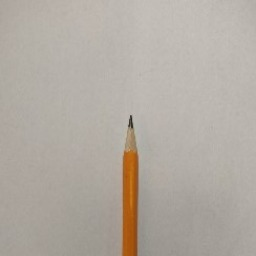
#> input picture files/Lapis/256/good/1.jpg, 256 x 256 px, found by its file name
$ python parameters_tuning.py
#> lines starting #> are read from the running program, lines starting #| are printed output that depends on the picture; pictures that were not available may be replaced by others from this repository, and a replacement may not be noted
### tasks/utils_skimage.py
from skimage import io, color, feature, morphology, exposure, measure, filters
import matplotlib.pyplot as plt
import numpy as np
from skimage.morphology import (erosion, dilation, opening, closing,  # noqa
                                white_tophat)
from skimage.morphology import black_tophat, skeletonize, convex_hull_image  # noqa
from skimage.morphology import disk, diamond, square, ball  # noqa
from skimage.segmentation import chan_vese
from skimage import feature
from skimage import data, img_as_float
from skimage import data
from skimage import transform
from skimage.feature import CENSURE
from skimage.feature import corner_harris, corner_subpix, corner_peaks
from skimage.segmentation import flood, flood_fill
from skimage.segmentation import (morphological_chan_vese,
                                  morphological_geodesic_active_contour,
                                  inverse_gaussian_gradient,
                                  checkerboard_level_set)
from skimage import exposure


# [18 lines left out: function show_images, not called in this run]
    # plt.show()


def erosion_(image):
    footprint = disk(1)  # square etc...
    eroded = erosion(image, footprint)
    return eroded


def dilation_(image):
    footprint = disk(1)  # square etc...
    dilated = dilation(image, footprint)
    return dilated


# [4 lines left out: function opening_, not called in this run]


def closing_(image):
    footprint = disk(1)  # square etc...
    closed = closing(image, footprint)
    return closed


# [66 lines left out: functions black_tophat_, chan_vese_, plot_img_and_hist, equalize, not called in this run]

def corrections(img):

    gamma_corrected = exposure.adjust_gamma(img, 0.4)  # Gamma
    logarithmic_corrected = exposure.adjust_log(img, 1)  # Logarithmic

    return logarithmic_corrected


def canny_(image):
    edges = feature.canny(image, sigma=3)
    return edges


def sobel_edge_detector(image):
    edge_sobel = filters.roberts(image)
    return edge_sobel


# [101 lines left out: functions find_contour, store_evolution_in, morph_acwe, not called in this run]
    # plt.show()


def find_corner(image):
    coords = corner_peaks(corner_harris(image), min_distance=1, threshold_rel=0.01)  # min_distance=5, threshold_rel=0.02
    coords_subpix = corner_subpix(image, coords, window_size=13)  # window_size= 13

    fig, ax = plt.subplots()
    ax.imshow(image, cmap=plt.cm.gray)
    ax.plot(coords[:, 1], coords[:, 0], color='cyan', marker='o',
            linestyle='None', markersize=6)
    ax.plot(coords_subpix[:, 1], coords_subpix[:, 0], '+r', markersize=15)
    ax.axis((0, 310, 200, 0))
    plt.show()

    return coords


# [52 lines left out: functions censure, flood_fill_, not called in this run]

    # plt.show()


def angle_calc(polygon):
    """
       Calculate the smallest angle in a polygon.

       Parameters:
       polygon (list of tuples): List of (x, y) coordinates representing the polygon vertices.

       Returns:
       float: The smallest angle in degrees.
       """
    if len(polygon) < 3:
        return None  # A polygon must have at least 3 vertices

    smallest_angle = float('inf')

    for i in range(len(polygon)):
        # Get three consecutive vertices
        prev_vertex = polygon[i - 1]
        current_vertex = polygon[i]
        next_vertex = polygon[(i + 1) % len(polygon)]  # Wrap around for the last vertex

        # Calculate vectors from the current vertex to the previous and next vertices
        vector1 = np.array(prev_vertex) - np.array(current_vertex)
        vector2 = np.array(next_vertex) - np.array(current_vertex)

        # Calculate the angle between the two vectors using the dot product
        angle_rad = np.arccos(np.dot(vector1, vector2) / (np.linalg.norm(vector1) * np.linalg.norm(vector2)))
        angle_deg = np.degrees(angle_rad)

        # Update the smallest angle if necessary
        if angle_deg < smallest_angle:
            smallest_angle = angle_deg

    return smallest_angle


def calculate_total_polygon_angle(polygon):
    """
    Calculate the total angle in degrees of a polygon.

    Parameters:
    polygon (list of tuples): List of (x, y) coordinates representing the polygon vertices.

    Returns:
    float: The total angle in degrees.
    """
    if len(polygon) < 3:
        return None  # A polygon must have at least 3 vertices

    total_angle = 0.0

    for i in range(len(polygon)):
        # Get three consecutive vertices
        prev_vertex = polygon[i - 1]
        current_vertex = polygon[i]
        next_vertex = polygon[(i + 1) % len(polygon)]  # Wrap around for the last vertex

        # Calculate vectors from the current vertex to the previous and next vertices
        vector1 = np.array(prev_vertex) - np.array(current_vertex)
        vector2 = np.array(next_vertex) - np.array(current_vertex)

        # Calculate the angle between the two vectors using the dot product
        angle_rad = np.arccos(np.dot(vector1, vector2) / (np.linalg.norm(vector1) * np.linalg.norm(vector2)))
        angle_deg = np.degrees(angle_rad)

        # Add the angle to the total
        total_angle += angle_deg

    return total_angle


def create_polygon(pos):
    # Calculate the centroid of the coordinates
    centroid = np.mean(pos, axis=0)

    # Sort the coordinates based on their polar angles relative to the centroid
    sorted_coordinates = sorted(pos,
                                key=lambda coord: np.arctan2(coord[1] - centroid[1], coord[0] - centroid[0]))

    # Extract x and y coordinates from the sorted list
    x_coords, y_coords = zip(*sorted_coordinates)

    # Rotate the polygon 90 degrees to the right
    rotated_x_coords = [centroid[0] - (y - centroid[1]) for x, y in sorted_coordinates]
    rotated_y_coords = [centroid[1] + (x - centroid[0]) for x, y in sorted_coordinates]

    # Create a 256x256 canvas
    fig, ax = plt.subplots(figsize=(5, 5))
    ax.set_xlim(0, 256)
    ax.set_ylim(0, 256)

    # Plot the rotated coordinates as a polygon
    plt.plot(rotated_x_coords + [rotated_x_coords[0]], rotated_y_coords + [rotated_y_coords[0]], 'r')

    # Display the plot
    plt.gca().invert_yaxis()  # Invert the y-axis to match image coordinates
    plt.gca().invert_xaxis()  # Invert the y-axis to match image coordinates
    plt.axis('off')  # Turn off axis labels and ticks
    # plt.show()

    rotated_polygon = [(x, y) for x, y in zip(rotated_x_coords, rotated_y_coords)]
    return rotated_polygon


# [58 lines left out: function create_triangle, not called in this run]
    # plt.show()


def calculate_intersection(edge1, edge2):
    """
    Calculate the intersection point of two infinitely extended line segments.

    Parameters:
    edge1 (tuple): Tuple of two points representing the first edge.
    edge2 (tuple): Tuple of two points representing the second edge.

    Returns:
    tuple or None: The intersection point as a tuple (x, y), or None if the lines are parallel.
    """
    x1, y1 = edge1[0]
    x2, y2 = edge1[1]
    x3, y3 = edge2[0]
    x4, y4 = edge2[1]

    # Calculate determinants
    det = (x1 - x2) * (y3 - y4) - (y1 - y2) * (x3 - x4)

    if det == 0:
        return None  # Lines are parallel, no intersection

    # Calculate intersection point
    px = ((x1 * y2 - y1 * x2) * (x3 - x4) - (x1 - x2) * (x3 * y4 - y3 * x4)) / det
    py = ((x1 * y2 - y1 * x2) * (y3 - y4) - (y1 - y2) * (x3 * y4 - y3 * x4)) / det

    return px, py


def create_new_polygon(polygon):
    """
    Add an intersection point to the two longest edges of a polygon (infinite length) and plot it.

    Parameters:
    polygon (list of tuples): List of (x, y) coordinates representing the polygon vertices.

    Returns:
    list of tuples: A new polygon with the intersection point.
    """

    if len(polygon) < 3:
        return None  # A polygon must have at least 3 vertices

    # Calculate edge lengths and store them with their corresponding vertices
    edges = []
    for i in range(len(polygon)):
        x1, y1 = polygon[i]
        x2, y2 = polygon[(i + 1) % len(polygon)]  # Wrap around for the last vertex
        edge_length = np.sqrt((x2 - x1) ** 2 + (y2 - y1) ** 2)
        edges.append(((x1, y1), (x2, y2), edge_length))

    # Sort the edges by length in descending order
    edges.sort(key=lambda edge: -edge[2])

    # Extract the two longest edges
    longest_edge1 = edges[0]
    longest_edge2 = edges[1]

    # Calculate the intersection point (infinite length)
    intersection = calculate_intersection(longest_edge1, longest_edge2)

    if intersection is None:
        return None  # Lines are parallel, no intersection point

    # Find the index of the first longest edge in the original polygon
    index_longest_edge1 = polygon.index(longest_edge1[0])

    # Create a new polygon by adding the intersection point after the first longest edge
    new_polygon = polygon[:index_longest_edge1 + 1] + [intersection] + polygon[index_longest_edge1 + 2:]

    # Plot the new polygon
    x_coords, y_coords = zip(*new_polygon)

    # Create a 256x256 canvas
    fig, ax = plt.subplots(figsize=(5, 5))
    ax.set_xlim(0, 256)
    ax.set_ylim(0, 256)

    # Plot the new polygon
    plt.plot(x_coords + (x_coords[0],), y_coords + (y_coords[0],), 'b', label='New Polygon')

    # Display the legend
    plt.legend()

    # Display the plot
    plt.gca().invert_yaxis()  # Invert the y-axis to match image coordinates
    plt.axis('off')  # Turn off axis labels and ticks
    # plt.show()

    return new_polygon


def calculate_polygon_area(polygon):
    """
    Calculate the area of a polygon using the shoelace formula.

    Parameters:
    polygon (list of tuples): List of (x, y) coordinates representing the polygon vertices.

    Returns:
    float: The area of the polygon.
    """
    if len(polygon) < 3:
        return 0.0  # A polygon with less than 3 vertices has zero area

    x_coords, y_coords = zip(*polygon)
    x_coords = list(x_coords)
    y_coords = list(y_coords)

    x_coords.append(x_coords[0])
    y_coords.append(y_coords[0])

    area = 0.0
    for i in range(len(polygon)):
        area += x_coords[i] * y_coords[i + 1] - x_coords[i + 1] * y_coords[i]

    area = 0.5 * abs(area)
    return area


def show_and_compare_polygons(poly1, poly2):
    """
    Display two polygons on a 256x256 canvas and print the difference in area between them.

    Parameters:
    poly1 (list of tuples): List of (x, y) coordinates representing the first polygon vertices.
    poly2 (list of tuples): List of (x, y) coordinates representing the second polygon vertices.
    """
    # Create a 256x256 canvas
    fig, ax = plt.subplots(figsize=(5, 5))
    ax.set_xlim(0, 256)
    ax.set_ylim(0, 256)

    # Plot the first polygon
    x_coords1, y_coords1 = zip(*poly1)
    x_coords1 += (x_coords1[0],)
    y_coords1 += (y_coords1[0],)
    plt.plot(x_coords1, y_coords1, 'r', label='Polygon 1')

    # Plot the second polygon
    x_coords2, y_coords2 = zip(*poly2)
    x_coords2 += (x_coords2[0],)
    y_coords2 += (y_coords2[0],)
    plt.plot(x_coords2, y_coords2, 'g', label='Polygon 2')

    # Display the legend
    plt.legend()

    # Calculate and print the difference in area between the two polygons
    area1 = calculate_polygon_area(poly1)
    area2 = calculate_polygon_area(poly2)
    area_difference = abs(area1 - area2)
    print(f"Difference in area: {area_difference:.2f} square units")

    # Display the plot
    plt.gca().invert_yaxis()  # Invert the y-axis to match image coordinates
    plt.gca().invert_xaxis()  # Invert the y-axis to match image coordinates
    plt.axis('off')  # Turn off axis labels and ticks
    # plt.show()

    return area_difference


def return_params(image_path):
    # Load the image
    image = io.imread(image_path)
    image = color.rgb2gray(image)

    # image = equalize(image)
    logarithmic_corrected = corrections(image)
    result_image = erosion_(logarithmic_corrected)
    result_image = dilation_(result_image)
    # result_image = opening_(result_image)
    result_image = closing_(result_image)

    pos = find_corner(result_image)  # todo: continue

    # Filter pairs based on the threshold
    pos = [pair for pair in pos if pair[0] >= 20 and pair[1] >= 20]

    # Filter pairs based on the threshold
    pos = [pair for pair in pos if pair[0] <= 230 and pair[1] <= 230]  # todo : work with polygon

    polygon = create_polygon(pos)

    smallest_angle = angle_calc(polygon)
    print(f"The smallest angle in the polygon is {smallest_angle:.2f} degrees.")
    total_angle = calculate_total_polygon_angle(polygon)
    print(f"The total angle in the polygon is {total_angle:.2f} degrees.")
    # create_triangle(polygon)
    new_polygon = create_new_polygon(polygon)
    area_diff = show_and_compare_polygons(polygon, new_polygon)

    # show_images(image, result_image)

    return smallest_angle, total_angle, area_diff


# [34 lines left out: function main, not called in this run]


# [4 lines that do not run on import are left out]

### tasks/parameters_tuning.py
import pandas as pd
import os
from utils_skimage import return_params


photo_id = [1, 2, 3, 4, 5, 6, 7, 8, 9, 10, 19, 20, 21, 22, 23, 11, 12, 13, 14, 15, 16, 17, 18]
true_label = [1, 1, 1, 1, 1, 1, 1, 1, 1, 1, 1, 1, 1, 1, 1, 0, 0, 0, 0, 0, 0, 0, 0]  # 1 good   \   0 bad

smallest_angle_arr = []
sum_of_angles_arr = []
diff_area_arr = []

photos_path = r'C:\Users\IlyaY\Desktop\לימודים\תשפג\ק\עיבוד תמונה\Lapis\all'

df = pd.DataFrame(columns=['ID', 'Smalles_angle', 'Sum_of_angles', 'Area_diff', 'Label'])
df['ID'] = photo_id
df['Label'] = true_label

for id in photo_id:  # create data set by labeled pencils from folder
    path = os.path.join(photos_path, str(id)+'.jpg')
    try:
        smallest_angle, sum_of_angles, diff_area = return_params(path)  # calculate the 3 features
#> in return_params, image is the input picture: shape (256, 256, 3); mean R, G, B 177.7, 170.7, 162.1
#> in return_params, `image = color.rgb2gray(image)`:
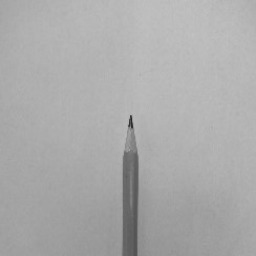
#> image: shape (256, 256) float64; min 0.153, max 0.767, mean 0.673
#> in corrections, `gamma_corrected = exposure.adjust_gamma(img, 0.4)`:
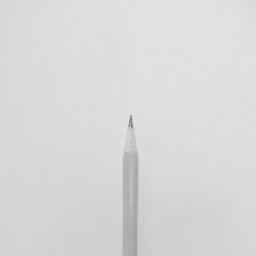
#> gamma_corrected: shape (256, 256) float64; min 0.472, max 0.899, mean 0.852
#> in corrections, `logarithmic_corrected = exposure.adjust_log(img, 1)`:
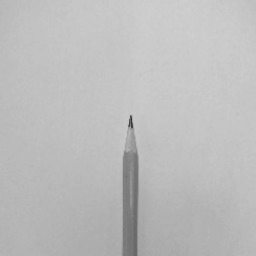
#> logarithmic_corrected: shape (256, 256) float64; min 0.206, max 0.821, mean 0.741
#> in find_corner, `coords = corner_peaks(corner_harris(image), min_distance=1, threshold_..`: coords = [[1, 254], [254, 254], [1, 1], [254, 1], [119, 130], [254, 137], [126, 131], [125, 129], [254, 122]]
#> in find_corner, `coords_subpix = corner_subpix(image, coords, window_size=13)`: coords_subpix = [[-0.485, 255.5], [255.5, 255.5], [-0.475, -0.486], [255.5, -0.485], [116.3, 130], [255.5, 136.9], [nan, nan], [nan, nan], [255.5, 121.7]]
#> in find_corner, `plt.show()`:
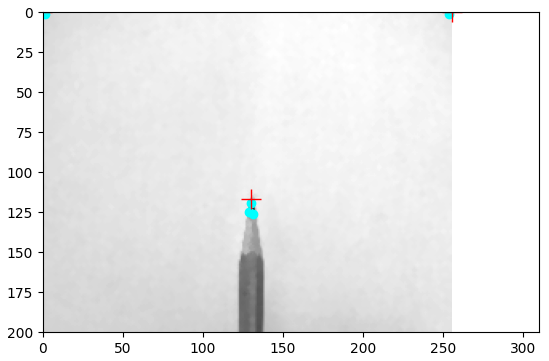
#> figure drawn by matplotlib, 1 panel
#> in return_params, `pos = find_corner(result_image)`: pos has the same summary as coords in find_corner
#> in return_params, `pos = [pair for pair in pos if pair[0] >= 20 and pair[1] >= 20]`: pos = [[254, 254], [119, 130], [254, 137], [126, 131], [125, 129], [254, 122]]
#> in return_params, `pos = [pair for pair in pos if pair[0] <= 230 and pair[1] <= 230]`: pos = [[119, 130], [126, 131], [125, 129]]
#> in create_polygon, `centroid = np.mean(pos, axis=0)`: centroid = [123.3, 130]
#> in create_polygon, `sorted_coordinates = sorted(pos, key=lambda coord: np.arctan2(coord[1]..`: sorted_coordinates = [[125, 129], [126, 131], [119, 130]]
#> in create_polygon, `x_coords, y_coords = zip(*sorted_coordinates)`: x_coords = (125, 126, 119); y_coords = (129, 131, 130)
#> in create_polygon, `rotated_x_coords = [centroid[0] - (y - centroid[1]) for x, y in sorted..`: rotated_x_coords = [124.3, 122.3, 123.3]
#> in create_polygon, `rotated_y_coords = [centroid[1] + (x - centroid[0]) for x, y in sorted..`: rotated_y_coords = [131.7, 132.7, 125.7]
#> in create_polygon, `rotated_polygon = [(x, y) for x, y in zip(rotated_x_coords, rotated_y_..`: rotated_polygon = [(124.3, 131.7), (122.3, 132.7), (123.3, 125.7)]
#> the loop in angle_calc, `for i in range(len(polygon)):` made 3 passes
#> (prev_vertex, current_vertex, next_vertex, vector1, vector2, angle_rad, angle_deg, smallest_angle) on passes 1 to 3: ((123.3, 125.7), (124.3, 131.7), (122.3, 132.7), [-1, -6], [-2, 1], 1.87, 107.1, 107.1), ((124.3, 131.7), (122.3, 132.7), (123.3, 125.7), [2, -1], [1, -7], 0.965, 55.3, 55.3), ((122.3, 132.7), (123.3, 125.7), (124.3, 131.7), [-1, 7], [1, 6], 0.307, 17.59, 17.59)
#> after the loop in angle_calc, `for i in range(len(polygon)):`: smallest_angle = 17.59
#| The smallest angle in the polygon is 17.59 degrees.
#> the loop in calculate_total_polygon_angle, `for i in range(len(polygon)):` made 3 passes
#> (prev_vertex, current_vertex, next_vertex, vector1, vector2, angle_rad, angle_deg, total_angle) on passes 1 to 3: ((123.3, 125.7), (124.3, 131.7), (122.3, 132.7), [-1, -6], [-2, 1], 1.87, 107.1, 107.1), ((124.3, 131.7), (122.3, 132.7), (123.3, 125.7), [2, -1], [1, -7], 0.965, 55.3, 162.4), ((122.3, 132.7), (123.3, 125.7), (124.3, 131.7), [-1, 7], [1, 6], 0.307, 17.59, 180)
#> after the loop in calculate_total_polygon_angle, `for i in range(len(polygon)):`: total_angle = 180
#| The total angle in the polygon is 180.00 degrees.
#> the loop in create_new_polygon, `for i in range(len(polygon)):` made 3 passes
#> (x1, y1, x2, y2, edge_length) on passes 1 to 3: (124.3, 131.7, 122.3, 132.7, 2.24), (122.3, 132.7, 123.3, 125.7, 7.07), (123.3, 125.7, 124.3, 131.7, 6.08)
#> after the loop in create_new_polygon, `for i in range(len(polygon)):`: edges = [((124.3, 131.7), (122.3, 132.7), 2.24), ((122.3, 132.7), (123.3, 125.7), 7.07), ((123.3, 125.7), (124.3, 131.7), 6.08)]
#> in create_new_polygon, `longest_edge1 = edges[0]`: longest_edge1 = ((122.3, 132.7), (123.3, 125.7), 7.07)
#> in create_new_polygon, `longest_edge2 = edges[1]`: longest_edge2 = ((123.3, 125.7), (124.3, 131.7), 6.08)
#> in calculate_intersection, `x1, y1 = edge1[0]`: x1 = 122.3; y1 = 132.7
#> in calculate_intersection, `x2, y2 = edge1[1]`: x2 = 123.3; y2 = 125.7
#> in calculate_intersection, `x3, y3 = edge2[0]`: x3 = 123.3; y3 = 125.7
#> in calculate_intersection, `x4, y4 = edge2[1]`: x4 = 124.3; y4 = 131.7
#> in calculate_intersection, `det = (x1 - x2) * (y3 - y4) - (y1 - y2) * (x3 - x4)`: det = 13
#> in calculate_intersection, `px = ((x1 * y2 - y1 * x2) * (x3 - x4) - (x1 - x2) * (x3 * y4 - y3 * x4..`: px = 123.3
#> in calculate_intersection, `py = ((x1 * y2 - y1 * x2) * (y3 - y4) - (y1 - y2) * (x3 * y4 - y3 * x4..`: py = 125.7
#> in create_new_polygon, `intersection = calculate_intersection(longest_edge1, longest_edge2)`: intersection = (123.3, 125.7)
#> in create_new_polygon, `index_longest_edge1 = polygon.index(longest_edge1[0])`: index_longest_edge1 = 1
#> in create_new_polygon, `new_polygon = polygon[:index_longest_edge1 + 1] + [intersection] + pol..`: new_polygon = [(124.3, 131.7), (122.3, 132.7), (123.3, 125.7)]
#> in create_new_polygon, `x_coords, y_coords = zip(*new_polygon)`: x_coords = (124.3, 122.3, 123.3); y_coords = (131.7, 132.7, 125.7)
#> in return_params, `new_polygon = create_new_polygon(polygon)`: new_polygon = [(124.3, 131.7), (122.3, 132.7), (123.3, 125.7)]
#> in show_and_compare_polygons, `x_coords1, y_coords1 = zip(*poly1)`: x_coords1 = (124.3, 122.3, 123.3); y_coords1 = (131.7, 132.7, 125.7)
#> in show_and_compare_polygons, `x_coords1 += (x_coords1[0],)`: x_coords1 = (124.3, 122.3, 123.3, 124.3)
#> in show_and_compare_polygons, `y_coords1 += (y_coords1[0],)`: y_coords1 = (131.7, 132.7, 125.7, 131.7)
#> in show_and_compare_polygons, `x_coords2, y_coords2 = zip(*poly2)`: x_coords2 = (124.3, 122.3, 123.3); y_coords2 = (131.7, 132.7, 125.7)
#> in show_and_compare_polygons, `x_coords2 += (x_coords2[0],)`: x_coords2 = (124.3, 122.3, 123.3, 124.3)
#> in show_and_compare_polygons, `y_coords2 += (y_coords2[0],)`: y_coords2 = (131.7, 132.7, 125.7, 131.7)
#> in calculate_polygon_area, `x_coords, y_coords = zip(*polygon)`: x_coords = (124.3, 122.3, 123.3); y_coords = (131.7, 132.7, 125.7)
#> in calculate_polygon_area, `x_coords = list(x_coords)`: x_coords = [124.3, 122.3, 123.3]
#> in calculate_polygon_area, `y_coords = list(y_coords)`: y_coords = [131.7, 132.7, 125.7]
#> the loop in calculate_polygon_area, `for i in range(len(polygon)):` made 3 passes
#> area on passes 1 to 2: 387.7, -601.3
#> after the loop in calculate_polygon_area, `for i in range(len(polygon)):`: area = 13
#> in calculate_polygon_area, `area = 0.5 * abs(area)`: area = 6.5
#> the loop in calculate_polygon_area (call 2), `for i in range(len(polygon)):` made 3 passes
#> in show_and_compare_polygons, `area_difference = abs(area1 - area2)`: area_difference = 0
#| Difference in area: 0.00 square units
#> smallest_angle = 17.59; sum_of_angles = 180; diff_area = 0
#> pass 3 of the loop `for id in photo_id:`:
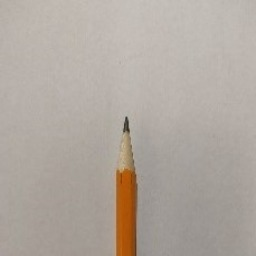
#> input picture files/Lapis/256/good/19.jpg, 256 x 256 px, given in place of 3.jpg, which was not available
#> in return_params, image is the input picture: shape (256, 256, 3); mean R, G, B 176.4, 167.7, 159.5
#> image: shape (256, 256) float64
#> in corrections (call 3), `logarithmic_corrected = exposure.adjust_log(img, 1)`:
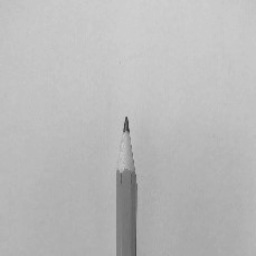
#> logarithmic_corrected: shape (256, 256) float64; min 0.228, max 0.821, mean 0.732
#> coords = [[1, 254], [1, 1], [254, 1], [254, 254], [254, 136], [254, 116], [118, 126], [130, 124], [131, 128]]
#> coords_subpix = [[-0.48, 255.5], [-0.487, -0.481], [255.5, -0.484], [255.5, 255.5], [255.5, 135.9], [255.5, 115.8], [115.5, 126.3], [nan, nan], [128.1, 126.9]]
#> in find_corner (call 3), `plt.show()`:
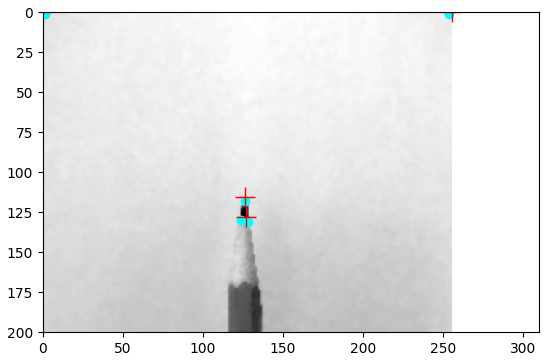
#> figure drawn by matplotlib, 1 panel
#> in return_params (call 3), `pos = find_corner(result_image)`: pos has the same summary as coords in find_corner
#> in return_params (call 3), `pos = [pair for pair in pos if pair[0] >= 20 and pair[1] >= 20]`: pos = [[254, 254], [254, 136], [254, 116], [118, 126], [130, 124], [131, 128]]
#> in return_params (call 3), `pos = [pair for pair in pos if pair[0] <= 230 and pair[1] <= 230]`: pos = [[118, 126], [130, 124], [131, 128]]
#> polygon = [(128.3, 129.7), (124.3, 130.7), (126.3, 117.7)]
#> in return_params (call 3), `smallest_angle = angle_calc(polygon)`: smallest_angle = 18.21
#| The smallest angle in the polygon is 18.21 degrees.
#| The total angle in the polygon is 180.00 degrees.
#> in return_params (call 3), `new_polygon = create_new_polygon(polygon)`: new_polygon = [(128.3, 129.7), (124.3, 130.7), (126.3, 117.7)]
#| Difference in area: 0.00 square units
#> area_diff = 9.09e-13
#> `smallest_angle, sum_of_angles, diff_area = return_params(path)`: smallest_angle = 18.21; diff_area = 9.09e-13
#> the loop made 23 passes; the first 3 are shown

        smallest_angle_arr.append(smallest_angle)
        sum_of_angles_arr.append(sum_of_angles)
        diff_area_arr.append(diff_area)

    except:
        print('id ', id)
        smallest_angle_arr.append(0)
        sum_of_angles_arr.append(0)
        diff_area_arr.append(0)

df['Smalles_angle'] = smallest_angle_arr
df['Sum_of_angles'] = sum_of_angles_arr
df['Area_diff'] = diff_area_arr

filepath = os.path.join(photos_path, 'data.csv')  # save data as csv
#> (the run stopped early here; a loop or call above may not have finished)
